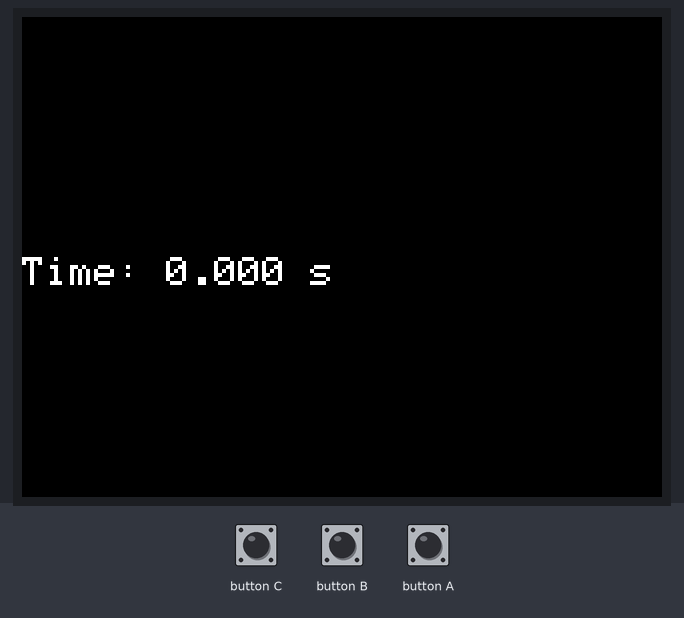
The sketch below on a simulated ESP32. Parts: 320×240 colour display. Inputs (shaded band) come from the test bench.

Above: at 1.3 s.
1.4 s: button A pressed for 0.25 s
At 2.0 s:
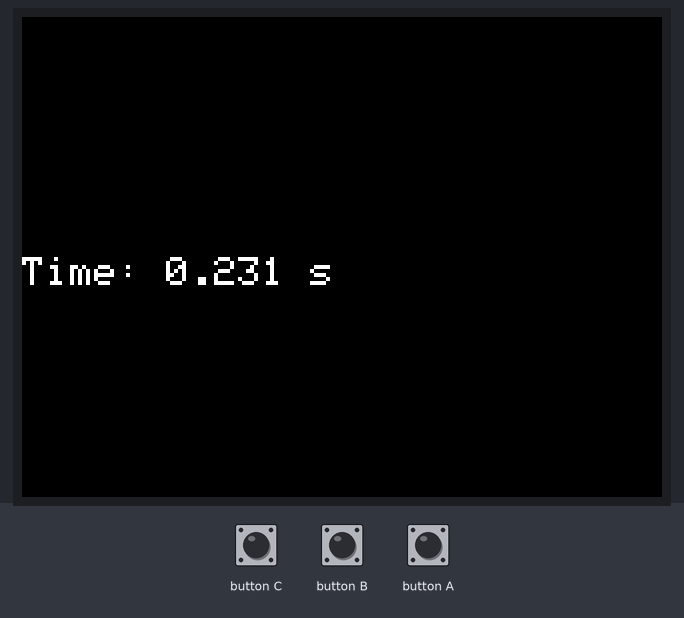
4.0 s: button C pressed for 0.25 s
At 6.15 s:
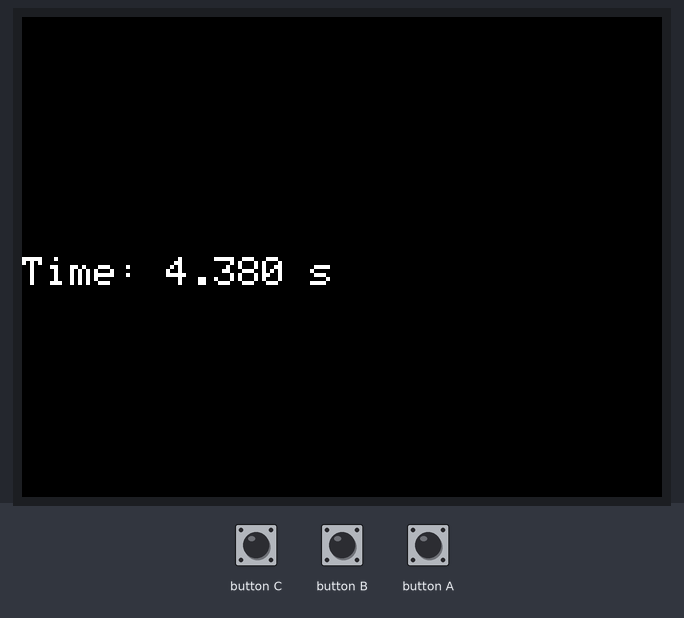
7.2 s: button C pressed for 1 s
At 7.53 s:
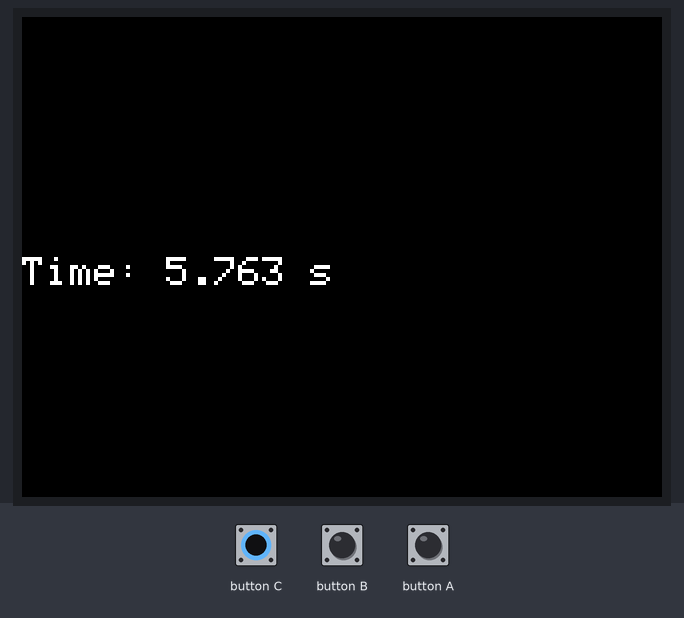
9.7 s: button B pressed for 0.25 s
At 11.0 s:
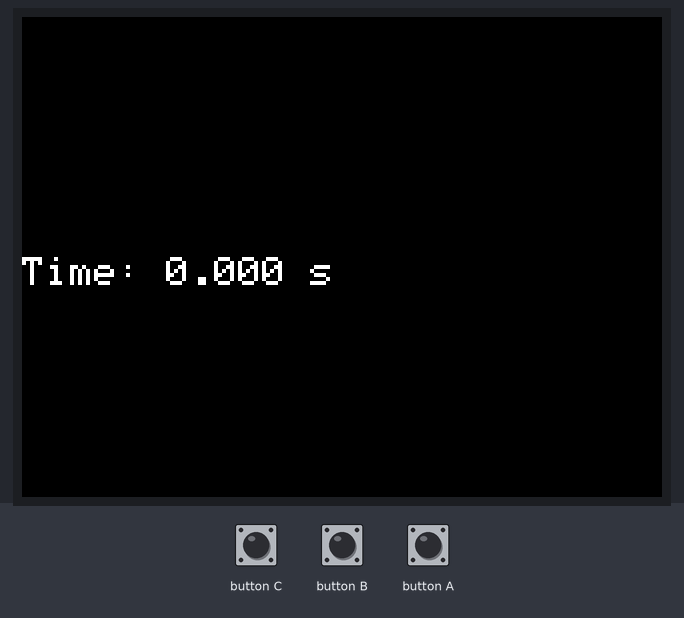
11.4 s: button A pressed for 1 s
At 12.14 s:
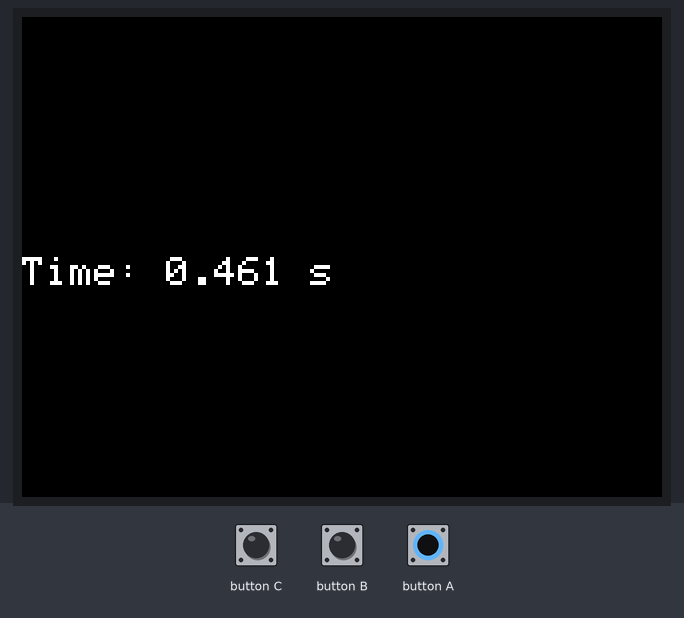
Timing chart, 0 to 14.4 s (numbered marks = the images above; inputs shaded):
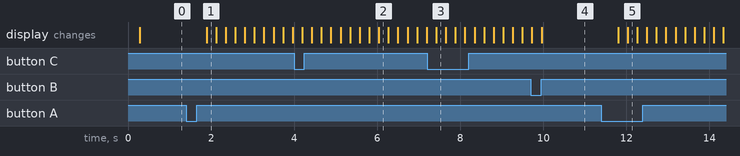

The sketch:

m5stopwatch.ino
```cpp
#include <M5Unified.h>
#include <M5GFX.h>

// Stopwatch state variables
unsigned long startTime = 0;
unsigned long elapsedTime = 0;
bool isRunning = false;

M5Canvas canvas(&M5.Display);

void updateDisplay() {
  //Display elapsed time
  canvas.setCursor(0, M5.Display.height()/2);
  canvas.clear();
  canvas.printf("Time: %d.%03d s", elapsedTime / 1000, elapsedTime % 1000);
  canvas.pushSprite(0,0);
}

// Function to handle stopwatch start/pause
void toggleStopwatch() {
  if (isRunning) {
    // Pause the stopwatch
    elapsedTime = millis() - startTime; //capture the exact moment
    isRunning = false;
  } else {
    // Start or resume the stopwatch
    // resuming requires that we take into consideration the currently elapsed time
    // we can do this by sutracting the currently elapsed time in this moment
    // this works because we essentially faking that the time started "elapsed time" moments ago.
    // this would work if we needed to know the exact start time when we initially began the counter
    startTime = millis() - elapsedTime;
    isRunning = true;
  }
}

// Function to clear and stop the stopwatch
void resetStopwatch() {
  isRunning = false;
  elapsedTime = 0;
}


void setup() {
  // Initialize M5Unified
  M5.begin();
  canvas.setTextSize(2);

  // Set display rotation and initial content
  M5.Display.setRotation(1); // Landscape orientation
  canvas.createSprite(M5.Display.width(),M5.Display.height()); //we only want to create this once, after the rotation, so it's correct
}

void loop() {
  M5.update();

  // Button handling
  if (M5.BtnA.wasPressed()) {
    toggleStopwatch();
  }
  if (M5.BtnB.wasPressed()) {
    resetStopwatch();
  }

  // Update elapsed time if stopwatch is running
  if (isRunning) {
    elapsedTime = millis() - startTime;
  }
  updateDisplay();
}
```

Measured:
- after the input at 1.4 s, the display: changes after 0.49 s (image 1)
- after the input at 11.4 s, the display: first changes after 0.40 s (image 5 shows a later state)
